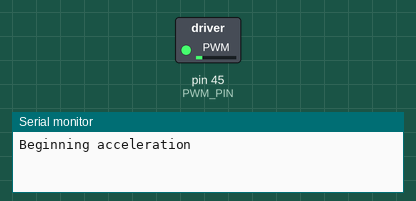
Recording of a sketch running on a simulated Arduino Mega 2560, built with avr-gcc and run on an emulated ATmega2560. Shown: switched loads named in the sketch (green lamp = pin HIGH), the last lines printed to the serial monitor. At 1.1 s the program stops and its outputs stay as they are.

Above: at 0.15 s.
At 1.1 s:
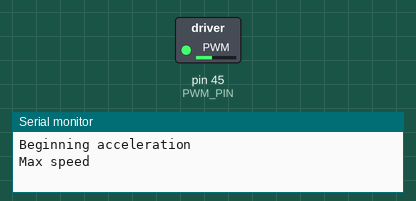
Timing chart, 0 to 2.6 s (numbered marks = the images above):
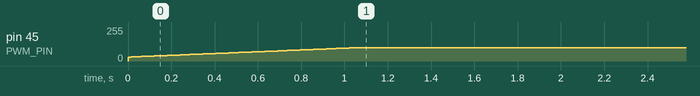

Measured:
- by itself, pin 45 (PWM_PIN): moves from 0/255 to 100/255 over 1.1 s

The sketch:

MotorTest1.ino
```cpp
#define PWM_PIN 45


void setup()
{
  Serial.begin(9600);
  pinMode(PWM_PIN, OUTPUT);
}

void loop()
{
  Serial.println("Beginning acceleration");
  for(int i = 30; i<=100; i++)
  {
    analogWrite(PWM_PIN, i);
    delay(15);
  }
  Serial.println("Max speed");

  while(true);

}
```
